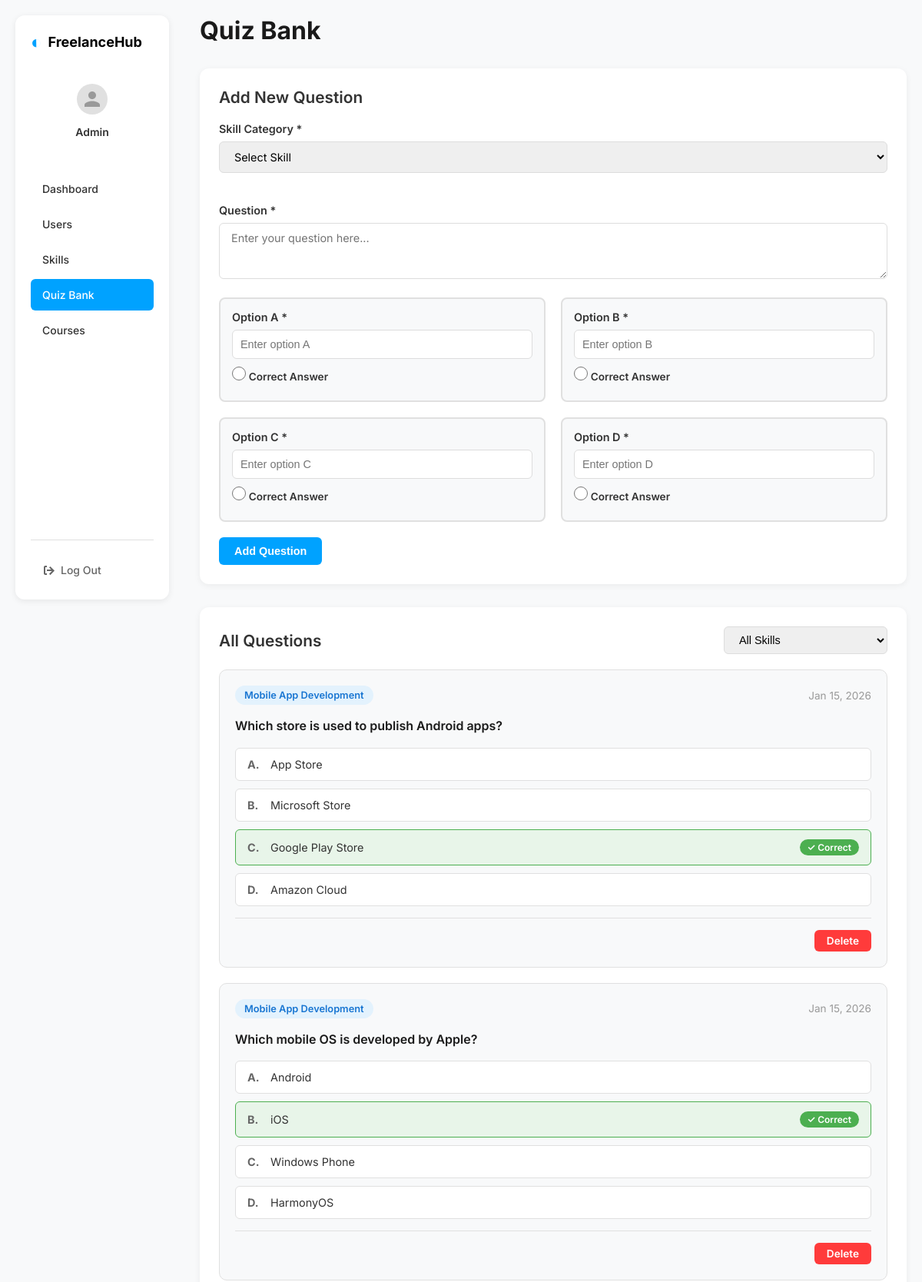
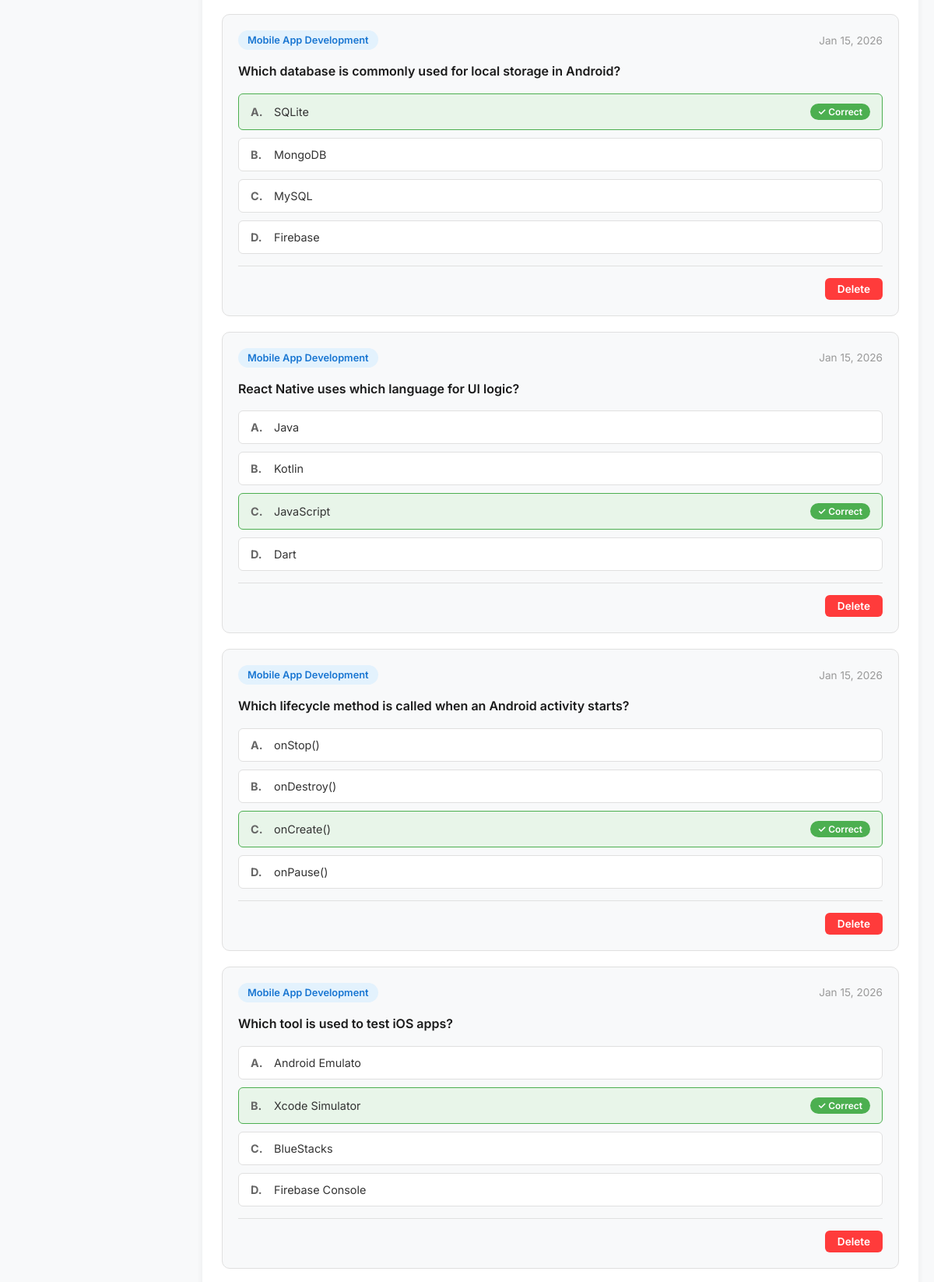
Screenshot of /admin/dashboard.php?page=quizzes (signed in, upper part) with the database file from the repository (2 pictures, top to bottom).
### tables this page shows
CREATE TABLE `questions` (
  `question_id` int(11) NOT NULL,
  `skill_id` int(11) NOT NULL,
  `question_text` text NOT NULL,
  `created_at` timestamp NOT NULL DEFAULT current_timestamp()
);

CREATE TABLE `skill_categories` (
  `skill_id` int(11) NOT NULL,
  `skill_name` varchar(100) NOT NULL,
  `created_at` timestamp NOT NULL DEFAULT current_timestamp()
);

CREATE TABLE `question_options` (
  `option_id` int(11) NOT NULL,
  `question_id` int(11) NOT NULL,
  `option_label` char(1) NOT NULL,
  `option_text` text NOT NULL,
  `is_correct` tinyint(1) DEFAULT 0
);

### admin/pages/quizzes.php (the view, shortened to what this page needs)
<?php
$filter_skill = isset($_GET['skill']) ? intval($_GET['skill']) : 0;
if ($filter_skill > 0) {
    $questions_query = $conn->query("
        SELECT q.question_id, q.question_text, q.created_at, s.skill_name, s.skill_id
        FROM questions q
        JOIN skill_categories s ON q.skill_id = s.skill_id
        WHERE q.skill_id = $filter_skill
        ORDER BY q.created_at DESC
    ");
} else {
    $questions_query = $conn->query("
        SELECT q.question_id, q.question_text, q.created_at, s.skill_name, s.skill_id
        FROM questions q
        JOIN skill_categories s ON q.skill_id = s.skill_id
        ORDER BY q.created_at DESC
    ");
}
?>
<div class="quiz-section">
    <div class="section-header">
        <h2>Add New Question</h2>
    </div>
    <form action="actions/add_question.php" method="POST" class="quiz-form">
        <div class="form-row">
            <div class="form-group">
                <label for="skill_id">Skill Category *</label>
                <select name="skill_id" id="skill_id" required>
                    <option value="">Select Skill</option>
                </select>
            </div>
        </div>
        <div class="form-group">
            <label for="question_text">Question *</label>
            <textarea name="question_text" id="question_text" rows="3" required
                placeholder="Enter your question here..."></textarea>
        </div>
        <div class="options-grid">
            <div class="option-box">
                <label>Option A *</label>
                <input type="text" name="option_a" required placeholder="Enter option A">
                <label class="radio-label">
                    <input type="radio" name="correct_answer" value="A" required>
                    <span>Correct Answer</span>
                </label>
            </div>
            <div class="option-box">
                <label>Option B *</label>
                <input type="text" name="option_b" required placeholder="Enter option B">
                <label class="radio-label">
                    <input type="radio" name="correct_answer" value="B" required>
                    <span>Correct Answer</span>
                </label>
            </div>
            <div class="option-box">
                <label>Option C *</label>
                <input type="text" name="option_c" required placeholder="Enter option C">
                <label class="radio-label">
                    <input type="radio" name="correct_answer" value="C" required>
                    <span>Correct Answer</span>
                </label>
            </div>
            <div class="option-box">
                <label>Option D *</label>
                <input type="text" name="option_d" required placeholder="Enter option D">
                <label class="radio-label">
                    <input type="radio" name="correct_answer" value="D" required>
                    <span>Correct Answer</span>
                </label>
            </div>
        </div>
        <button type="submit" class="btn-primary">Add Question</button>
    </form>
</div>
<div class="quiz-section">
    <div class="section-header">
        <h2>All Questions</h2>
        <form method="GET" action="dashboard.php" class="filter-form">
            <select name="skill" onchange="this.form.submit()">
                <option value="0">All Skills</option>
            </select>
        </form>
    </div>
    <?php if ($questions_query && $questions_query->num_rows > 0): ?>
        <div class="questions-list">
            <?php while ($question = $questions_query->fetch_assoc()): ?>
                <?php
                $qid = $question['question_id'];
                $options_query = $conn->query("
                    SELECT option_label, option_text, is_correct
                    FROM question_options
                    WHERE question_id = $qid
                    ORDER BY option_label
                ");
                ?>
                <div class="question-card">
                    <div class="question-header">
                        <span class="skill-badge"><?= htmlspecialchars($question['skill_name']) ?></span>
                        <span class="question-date"><?= date('M d, Y', strtotime($question['created_at'])) ?></span>
                    </div>
                    <div class="question-content">
                        <p class="question-text-display"><?= htmlspecialchars($question['question_text']) ?></p>
                        <div class="options-display">
                            <?php while ($option = $options_query->fetch_assoc()): ?>
                                <div class="option-display <?= $option['is_correct'] ? 'correct-option' : '' ?>">
                                    <span class="option-label"><?= $option['option_label'] ?>.</span>
                                    <span class="option-text-display"><?= htmlspecialchars($option['option_text']) ?></span>
                                    <?php if ($option['is_correct']): ?>
                                        <span class="correct-badge">✓ Correct</span>
                                    <?php endif; ?>
                                </div>
                            <?php endwhile; ?>
                        </div>
                    </div>
                    <div class="question-actions">
                        <a href="actions/delete_question.php?id=<?= $question['question_id'] ?>"
                           class="btn-danger btn-small"
                           onclick="return confirm('Are you sure you want to delete this question?')">
                            Delete
                        </a>
                    </div>
                </div>
            <?php endwhile; ?>
        </div>
    <?php endif; ?>
</div>

### admin/css/admin.css (style rules this page uses)
* { margin: 0; padding: 0; box-sizing: border-box; }
body { font-family: 'Inter', Arial, sans-serif; background-color: #f8f9fa; color: #333; }
.btn-primary { background-color: #00a2ff; color: #fff; padding: 10px 20px; border: none; border-radius: 6px; font-size: 0.9rem; font-weight: 600; cursor: pointer; text-decoration: none; display: inline-block; transition: all 0.2s ease; }
.btn-danger { background-color: #ff3b3b; color: #fff; padding: 8px 20px; border: none; border-radius: 6px; font-size: 0.85rem; font-weight: 600; cursor: pointer; text-decoration: none; display: inline-block; transition: all 0.2s ease; }
.form-group { margin-bottom: 20px; }
.form-group label { display: block; margin-bottom: 8px; font-weight: 600; color: #333; font-size: 0.9rem; }
.form-group input, .form-group select, .form-group textarea { width: 100%; padding: 10px 15px; border: 1px solid #ddd; border-radius: 6px; font-size: 0.9rem; font-family: 'Inter', Arial, sans-serif; transition: border-color 0.2s ease; }

### admin/css/quizzes.css (style rules this page uses)
.quiz-section { background: #fff; padding: 25px; border-radius: 12px; box-shadow: 0 2px 8px rgba(0, 0, 0, 0.06); margin-bottom: 30px; }
.section-header { display: flex; justify-content: space-between; align-items: center; margin-bottom: 20px; }
.section-header h2 { font-size: 1.3rem; font-weight: 600; color: #333; margin: 0; }
.filter-form select { padding: 8px 15px; border: 1px solid #ddd; border-radius: 6px; font-size: 0.9rem; cursor: pointer; }
.quiz-form { max-width: 900px; }
.form-row { display: grid; grid-template-columns: 1fr; gap: 20px; margin-bottom: 20px; }
.options-grid { display: grid; grid-template-columns: repeat(2, 1fr); gap: 20px; margin-bottom: 20px; }
.option-box { background: #f8f9fa; padding: 15px; border-radius: 8px; border: 2px solid #e0e0e0; }
.option-box label { display: block; margin-bottom: 8px; font-weight: 600; color: #333; font-size: 0.9rem; }
.option-box input[type="text"] { width: 100%; padding: 10px; border: 1px solid #ddd; border-radius: 6px; font-size: 0.9rem; margin-bottom: 10px; }
.radio-label { display: flex; align-items: center; gap: 8px; cursor: pointer; font-weight: 500; color: #666; }
.radio-label input[type="radio"] { width: 18px; height: 18px; cursor: pointer; accent-color: #4caf50; }
.radio-label span { font-size: 0.85rem; }
.questions-list { display: flex; flex-direction: column; gap: 20px; }
.question-card { background: #f8f9fa; border: 1px solid #e0e0e0; border-radius: 10px; padding: 20px; transition: box-shadow 0.2s ease; }
.question-header { display: flex; justify-content: space-between; align-items: center; margin-bottom: 15px; }
.skill-badge { background: #e3f2fd; color: #1976d2; padding: 5px 12px; border-radius: 20px; font-size: 0.8rem; font-weight: 600; }
.question-date { font-size: 0.85rem; color: #999; }
.question-content { margin-bottom: 15px; }
.question-text-display { font-size: 1rem; font-weight: 600; color: #1a1a1a; margin-bottom: 15px; line-height: 1.6; }
.options-display { display: flex; flex-direction: column; gap: 10px; }
.option-display { display: flex; align-items: center; gap: 10px; padding: 12px 15px; background: #fff; border: 1px solid #e0e0e0; border-radius: 6px; font-size: 0.9rem; }
.option-display.correct-option { background: #e8f5e9; border-color: #4caf50; }
.option-label { font-weight: 700; color: #666; min-width: 20px; }
.option-text-display { flex: 1; color: #333; }
.correct-badge { background: #4caf50; color: #fff; padding: 3px 10px; border-radius: 12px; font-size: 0.75rem; font-weight: 600; }
.question-actions { display: flex; gap: 10px; justify-content: flex-end; padding-top: 15px; border-top: 1px solid #e0e0e0; }
.btn-small { padding: 6px 16px; font-size: 0.85rem; }

### rows the page displays
questions: skill.skill_name "Mobile App Development", created_at "Jan 15, 2026", question_text "Which store is used to publish Android apps?"
question_options: option_label "A", option_text "App Store"
question_options: option_label "B", option_text "Microsoft Store"
question_options: option_label "C", option_text "Google Play Store", is_correct "✓ Correct"
question_options: option_label "D", option_text "Amazon Cloud"
questions: skill.skill_name "Mobile App Development", created_at "Jan 15, 2026", question_text "Which mobile OS is developed by Apple?"
question_options: option_label "A", option_text "Android"
question_options: option_label "B", option_text "iOS", is_correct "✓ Correct"
question_options: option_label "C", option_text "Windows Phone"
question_options: option_label "D", option_text "HarmonyOS"
questions: skill.skill_name "Mobile App Development", created_at "Jan 15, 2026", question_text "Which database is commonly used for local storage in Android?"
question_options: option_label "A", option_text "SQLite", is_correct "✓ Correct"
question_options: option_label "B", option_text "MongoDB"
question_options: option_label "C", option_text "MySQL"
question_options: option_label "D", option_text "Firebase"
questions: skill.skill_name "Mobile App Development", created_at "Jan 15, 2026", question_text "React Native uses which language for UI logic?"
question_options: option_label "A", option_text "Java"
question_options: option_label "B", option_text "Kotlin"
question_options: option_label "C", option_text "JavaScript", is_correct "✓ Correct"
question_options: option_label "D", option_text "Dart"
questions: skill.skill_name "Mobile App Development", created_at "Jan 15, 2026", question_text "Which lifecycle method is called when an Android activity starts?"
question_options: option_label "A", option_text "onStop()"
question_options: option_label "B", option_text "onDestroy()"
question_options: option_label "C", option_text "onCreate()", is_correct "✓ Correct"
question_options: option_label "D", option_text "onPause()"
questions: skill.skill_name "Mobile App Development", created_at "Jan 15, 2026", question_text "Which tool is used to test iOS apps?"
question_options: option_label "A", option_text "Android Emulato"
question_options: option_label "B", option_text "Xcode Simulator", is_correct "✓ Correct"
question_options: option_label "C", option_text "BlueStacks"
question_options: option_label "D", option_text "Firebase Console"

### other values shown
$label "Dashboard"
$label "Users"
$label "Skills"
$label "Quiz Bank"
$label "Courses"
$pageTitle "Quiz Bank"
